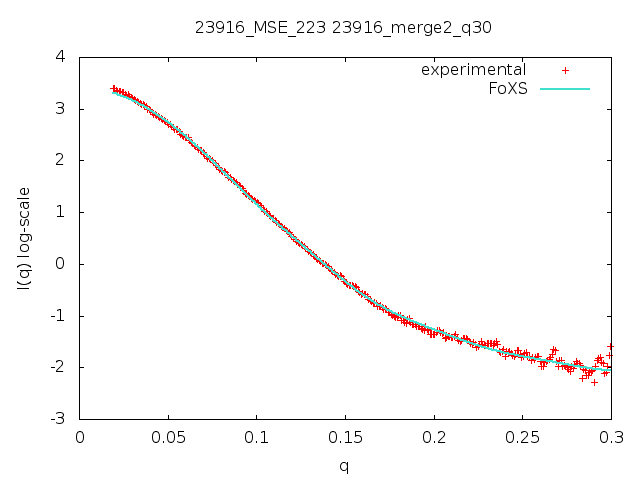

The script that saved this image:
set terminal png;set output "23916_MSE_223_23916_merge2_q30.png";
set title "23916_MSE_223 23916_merge2_q30";set xlabel "q";set ylabel "I(q) log-scale"
plot '23916_MSE_223_23916_merge2_q30.dat' u 1:2 thru log(y) t "experimental", '23916_MSE_223_23916_merge2_q30.dat' u 1:3 thru log(y) t "FoXS" w lines lw 2 lt 19
